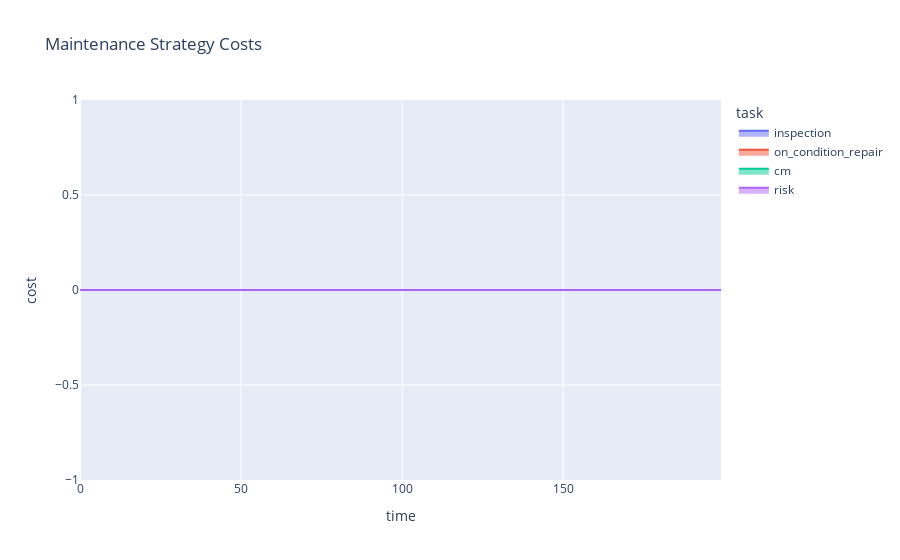

Source (notebook cell):
### Markdown cell above
## Maintenance Strategy

The maintenance strategy...

### Code cell
fm = FailureMode().set_demo()

fm.conditions['wall_thickness'] = Condition(100, 0, 'linear', [-5])
fm.tasks['inspection'].p_effective = 1

fm.reset()

fm.mc_timeline(t_end=200, n_iterations=1000)

df = fm.expected_cost_df()

fig = px.area(df, x="time", y="cost", color="task", title='Maintenance Strategy Costs')
fig.show()

### Figure 1 — Plotly figure (JSON) as saved in the notebook; plotly's stock layout.template omitted (floating-point values rounded to 4 significant figures; data arrays with more than 128 entries replaced by an {"elided": "..."} marker saying what was removed)
{"data": [{"hovertemplate": "task=inspection<br>time=%{x}<br>cost=%{y}<extra></extra>", "legendgroup": "inspection", "line": {"color": "#636efa"}, "mode": "lines", "name": "inspection", "orientation": "v", "showlegend": true, "stackgroup": "1", "type": "scatter", "x": {"elided": "200 int values"}, "xaxis": "x", "y": {"elided": "200 int values"}, "yaxis": "y"}, {"hovertemplate": "task=on_condition_repair<br>time=%{x}<br>cost=%{y}<extra></extra>", "legendgroup": "on_condition_repair", "line": {"color": "#EF553B"}, "mode": "lines", "name": "on_condition_repair", "orientation": "v", "showlegend": true, "stackgroup": "1", "type": "scatter", "x": {"elided": "200 int values"}, "xaxis": "x", "y": {"elided": "200 int values"}, "yaxis": "y"}, {"hovertemplate": "task=cm<br>time=%{x}<br>cost=%{y}<extra></extra>", "legendgroup": "cm", "line": {"color": "#00cc96"}, "mode": "lines", "name": "cm", "orientation": "v", "showlegend": true, "stackgroup": "1", "type": "scatter", "x": {"elided": "200 int values"}, "xaxis": "x", "y": {"elided": "200 int values"}, "yaxis": "y"}, {"hovertemplate": "task=risk<br>time=%{x}<br>cost=%{y}<extra></extra>", "legendgroup": "risk", "line": {"color": "#ab63fa"}, "mode": "lines", "name": "risk", "orientation": "v", "showlegend": true, "stackgroup": "1", "type": "scatter", "x": {"elided": "200 int values"}, "xaxis": "x", "y": {"elided": "200 int values"}, "yaxis": "y"}], "layout": {"legend": {"title": {"text": "task"}, "tracegroupgap": 0}, "title": {"text": "Maintenance Strategy Costs"}, "xaxis": {"anchor": "y", "domain": [0, 1], "title": {"text": "time"}}, "yaxis": {"anchor": "x", "domain": [0, 1], "title": {"text": "cost"}}}}
